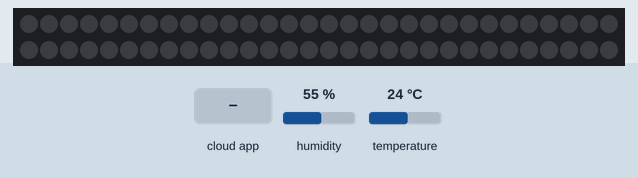
Recording of a sketch running on a simulated ESP8266 (NodeMCU). On the bench: 60 RGB LEDs in strip order, left to right, continuing on the next row. The inputs (shaded band) are chosen by the test bench; at power-on: humidity 55 %, temperature 24 °C. WiFi joins after 1.5 s; servers stay silent unless stated; what the sketch prints to the serial monitor is not drawn.

Above: at 2.8 s.
2.9 s: the phone or cloud app sets light_id to 1
At 3.9 s:
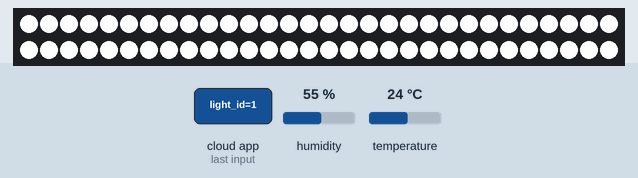
4.4 s: the phone or cloud app sets light_id to 0
At 5.0 s:
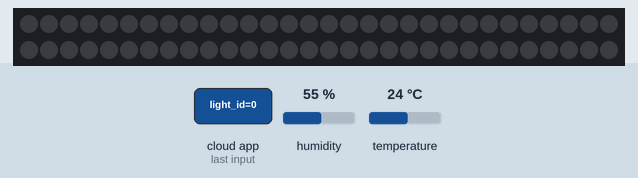
Timing chart, 0 to 7.4 s (numbered marks = the images above; inputs shaded):
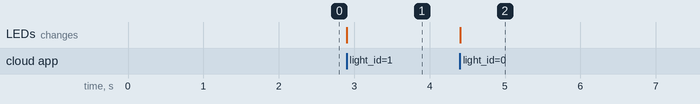

Measured:
- after the input at 2.9 s, the LEDs: change at once (image 1)
- after the input at 4.4 s, the LEDs: change at once (image 2)

The sketch:

LamparaProyecto3.ino
```cpp
#include <Adafruit_NeoPixel.h>

// Define el número de LEDs NeoPixel y el pin al que están conectados
#define NUM_LEDS 60
#define NEOPIXEL_PIN D6  // Cambia a tu pin deseado

Adafruit_NeoPixel strip = Adafruit_NeoPixel(NUM_LEDS, NEOPIXEL_PIN, NEO_GRB + NEO_KHZ800);

// Uncomment the following line to enable serial debug output
//#define ENABLE_DEBUG

#ifdef ENABLE_DEBUG
  #define DEBUG_ESP_PORT Serial
  #define NODEBUG_WEBSOCKETS
  #define NDEBUG
#endif

#include <Arduino.h>
#if defined(ESP8266)
  #include <ESP8266WiFi.h>
#elif defined(ESP32) || defined(ARDUINO_ARCH_RP2040)
  #include <WiFi.h>
#endif

#include "SinricPro.h"
#include "SinricProLight.h"
#include "SinricProTemperaturesensor.h"
#include "DHT.h"

#define WIFI_SSID         "Wifi_ssid"
#define WIFI_PASS         "Wifi_pass"
#define APP_KEY           "app_key"      // Should look like "de0bxxxx-1x3x-4x3x-ax2x-5dabxxxxxxxx"
#define APP_SECRET        "app_secret"   // Should look like "5f36xxxx-x3x7-4x3x-xexe-e86724a9xxxx-4c4axxxx-3x3x-x5xe-x9x3-333d65xxxxxx"
#define LIGHT_ID          "light_id"    // Should look like "5dc1564130xxxxxxxxxxxxxx"
#define BAUD_RATE         9600                // Change baudrate to your need
#define LIGHT_PIN D6  // Define the pin for the light output (change to D6)
#define TEMP_SENSOR_ID    "651c81aeddaa8861a118f656"    // Should look like "5dc1564130xxxxxxxxxxxxxx"
#define EVENT_WAIT_TIME   60000
// define array of supported color temperatures
int colorTemperatureArray[] = {2200, 2700, 4000, 5500, 7000};
int max_color_temperatures = sizeof(colorTemperatureArray) / sizeof(colorTemperatureArray[0]); // calculates how many elements are stored in colorTemperature array

// a map used to convert a given color temperature into color temperature index (used for colorTemperatureArray)
std::map<int, int> colorTemperatureIndex;

#if defined(ESP8266)
       #define DHT_PIN    14
#elif defined(ESP32) || defined(ARDUINO_ARCH_RP2040)
      #define DHT_PIN    D5
#endif

DHT dht;                                      // DHT sensor

float temperature;                            // actual temperature
float humidity;                               // actual humidity
float lastTemperature;                        // last known temperature (for compare)
float lastHumidity;                           // last known humidity (for compare)
unsigned long lastEvent = (-EVENT_WAIT_TIME);

void handleTemperaturesensor() {
  unsigned long actualMillis = millis();
  if (actualMillis - lastEvent < EVENT_WAIT_TIME) return; //only check every EVENT_WAIT_TIME milliseconds

  temperature = dht.getTemperature();          // get actual temperature in °C
//  temperature = dht.getTemperature() * 1.8f + 32;  // get actual temperature in °F
  humidity = dht.getHumidity();                // get actual humidity

  if (isnan(temperature) || isnan(humidity)) { // reading failed...
    Serial.printf("DHT reading failed!\r\n");  // print error message
    return;                                    // try again next time
  }

  if (temperature == lastTemperature || humidity == lastHumidity) return; // if no values changed do nothing...

  SinricProTemperaturesensor &mySensor = SinricPro[TEMP_SENSOR_ID];  // get temperaturesensor device
  bool success = mySensor.sendTemperatureEvent(temperature, humidity); // send event
  if (success) {  // if event was sent successfuly, print temperature and humidity to serial
    Serial.printf("Temperature: %2.1f Celsius\tHumidity: %2.1f%%\r\n", temperature, humidity);
  } else {  // if sending event failed, print error message
    Serial.printf("Something went wrong...could not send Event to server!\r\n");
  }

  lastTemperature = temperature;  // save actual temperature for next compare
  lastHumidity = humidity;        // save actual humidity for next compare
  lastEvent = actualMillis;       // save actual time for next compare
}


// initializes the map above with color temperatures and index values
// so that the map can be used to do a reverse search like
// int index = colorTemperateIndex[4000]; <- will result in index == 2
void setupColorTemperatureIndex() {
  Serial.printf("Setup color temperature lookup table\r\n");
  for (int i=0;i < max_color_temperatures; i++) {
    colorTemperatureIndex[colorTemperatureArray[i]] = i;
    Serial.printf("colorTemperatureIndex[%i] = %i\r\n", colorTemperatureArray[i], colorTemperatureIndex[colorTemperatureArray[i]]);
  }
}

// we use a struct to store all states and values for our light
struct {
  bool powerState = false;
  int brightness = 0;
  struct {
    byte r = 0;
    byte g = 0;
    byte b = 0;
  } color;
  int colorTemperature = colorTemperatureArray[0]; // set colorTemperature to first element in colorTemperatureArray array
} device_state;

bool onPowerState(const String &deviceId, bool &state) {
  Serial.printf("Device %s power turned %s \r\n", deviceId.c_str(), state ? "on" : "off");
  device_state.powerState = state;

  // Controla los LEDs NeoPixel según el estado
  if (state) {
    // Enciende todos los LEDs en un color específico (por ejemplo, blanco)
    for (int i = 0; i < NUM_LEDS; i++) {
      strip.setPixelColor(i, strip.Color(255, 255, 255));
    }
    strip.show();
  } else {
    // Apaga todos los LEDs
    for (int i = 0; i < NUM_LEDS; i++) {
      strip.setPixelColor(i, strip.Color(0, 0, 0));
    }
    strip.show();
  }

  return true;
}

bool onBrightness(const String &deviceId, int &brightness) {
  device_state.brightness = brightness;
  Serial.printf("Device %s brightness level changed to %d\r\n", deviceId.c_str(), brightness);

  // Ajusta el brillo de los LEDs NeoPixel
  int scaledBrightness = map(brightness, 0, 100, 0, 255);
  for (int i = 0; i < NUM_LEDS; i++) {
    strip.setPixelColor(i, strip.Color(
      (device_state.color.r * scaledBrightness) / 255,
      (device_state.color.g * scaledBrightness) / 255,
      (device_state.color.b * scaledBrightness) / 255
    ));
  }
  strip.show();

  return true;
}

bool onAdjustBrightness(const String &deviceId, int brightnessDelta) {
  device_state.brightness += brightnessDelta;
  Serial.printf("Device %s brightness level changed about %i to %d\r\n", deviceId.c_str(), brightnessDelta, device_state.brightness);
  brightnessDelta = device_state.brightness;
  return true;
}

bool onColor(const String &deviceId, byte &r, byte &g, byte &b) {
  device_state.color.r = r;
  device_state.color.g = g;
  device_state.color.b = b;
  Serial.printf("Device %s color changed to %d, %d, %d (RGB)\r\n", deviceId.c_str(), device_state.color.r, device_state.color.g, device_state.color.b);

  // Actualiza el color de los LEDs NeoPixel
  for (int i = 0; i < NUM_LEDS; i++) {
    strip.setPixelColor(i, strip.Color(r, g, b));
  }
  strip.show();

  return true;
}

bool onColorTemperature(const String &deviceId, int &colorTemperature) {
  device_state.colorTemperature = colorTemperature;
  Serial.printf("Device %s color temperature changed to %d\r\n", deviceId.c_str(), device_state.colorTemperature);
  return true;
}

bool onIncreaseColorTemperature(const String &deviceId, int &colorTemperature) {
  int index = colorTemperatureIndex[device_state.colorTemperature];              // get index of stored colorTemperature
  index++;                                                                // do the increase
  if (index < 0) index = 0;                                               // make sure that index stays within array boundaries
  if (index > max_color_temperatures-1) index = max_color_temperatures-1; // make sure that index stays within array boundaries
  device_state.colorTemperature = colorTemperatureArray[index];                  // get the color temperature value
  Serial.printf("Device %s increased color temperature to %d\r\n", deviceId.c_str(), device_state.colorTemperature);
  colorTemperature = device_state.colorTemperature;                              // return current color temperature value
  return true;
}

bool onDecreaseColorTemperature(const String &deviceId, int &colorTemperature) {
  int index = colorTemperatureIndex[device_state.colorTemperature];              // get index of stored colorTemperature
  index--;                                                                // do the decrease
  if (index < 0) index = 0;                                               // make sure that index stays within array boundaries
  if (index > max_color_temperatures-1) index = max_color_temperatures-1; // make sure that index stays within array boundaries
  device_state.colorTemperature = colorTemperatureArray[index];                  // get the color temperature value
  Serial.printf("Device %s decreased color temperature to %d\r\n", deviceId.c_str(), device_state.colorTemperature);
  colorTemperature = device_state.colorTemperature;                              // return current color temperature value
  return true;
}

void setupWiFi() {
  Serial.printf("\r\n[Wifi]: Connecting");

  #if defined(ESP8266)
    WiFi.setSleepMode(WIFI_NONE_SLEEP);
    WiFi.setAutoReconnect(true);
  #elif defined(ESP32)
    WiFi.setSleep(false);
    WiFi.setAutoReconnect(true);
  #endif

  WiFi.begin(WIFI_SSID, WIFI_PASS);

  while (WiFi.status() != WL_CONNECTED) {
    Serial.printf(".");
    delay(250);
  }
  IPAddress localIP = WiFi.localIP();
  Serial.printf("connected!\r\n[WiFi]: IP-Address is %d.%d.%d.%d\r\n", localIP[0], localIP[1], localIP[2], localIP[3]);
}

void setupSinricPro() {
  // get a new Light device from SinricPro
  SinricProLight &myLight = SinricPro[LIGHT_ID];

  SinricProTemperaturesensor &mySensor = SinricPro[TEMP_SENSOR_ID];

  // set callback function to device
  myLight.onPowerState(onPowerState);
  myLight.onBrightness(onBrightness);
  myLight.onAdjustBrightness(onAdjustBrightness);
  myLight.onColor(onColor);
  myLight.onColorTemperature(onColorTemperature);
  myLight.onIncreaseColorTemperature(onIncreaseColorTemperature);
  myLight.onDecreaseColorTemperature(onDecreaseColorTemperature);

  // Setup the light output pin
  pinMode(LIGHT_PIN, OUTPUT);

  // setup SinricPro
  SinricPro.onConnected([](){ Serial.printf("Connected to SinricPro\r\n"); });
  SinricPro.onDisconnected([](){ Serial.printf("Disconnected from SinricPro\r\n"); });
  SinricPro.begin(APP_KEY, APP_SECRET);
}

// main setup function
void setup() {
  // Inicializa la tira de NeoPixel
  strip.begin();
  strip.show(); // Inicializa todos los LEDs a 'apagado'

  Serial.begin(BAUD_RATE);
  Serial.printf("\r\n\r\n");
  dht.setup(DHT_PIN);
  setupColorTemperatureIndex();
  setupWiFi();
  setupSinricPro();
}

void loop() {
  SinricPro.handle();
  handleTemperaturesensor();
}
```
